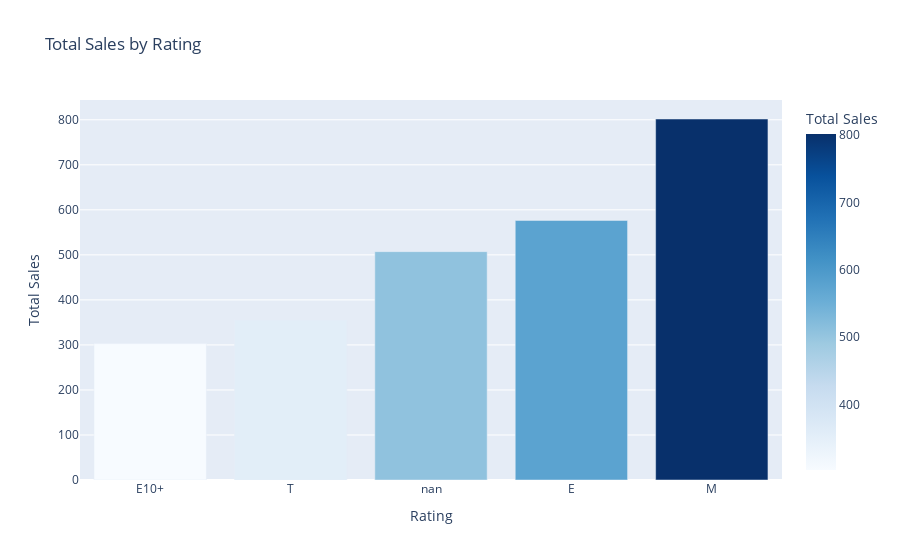

Notebook cell for this chart:
### Markdown cell above
### Overall Action games are purchased the most.  Followed by Shooter.  Sports and Role-Playing are about tied for third.

### Code cell
# group total sales by ratings
df_rating = df.groupby('rating')['total_sales'].sum().reset_index()
df_rating = df_rating.sort_values(by='total_sales', ascending=True)
# filter for total sales greater than 100
df_rating = df_rating[df_rating['total_sales'] > 150]
# create a bar chart
fig4 = px.bar(df_rating, x='rating', y='total_sales', title='Total Sales by Rating', labels={'rating': 'Rating', 'total_sales': 'Total Sales'}, color='total_sales', color_continuous_scale='blues')

fig4.show()

### Figure 1 — Plotly figure (JSON) as saved in the notebook; plotly's stock layout.template omitted (floating-point values rounded to 4 significant figures)
{"data": [{"alignmentgroup": "True", "hovertemplate": "Rating=%{x}<br>Total Sales=%{marker.color}<extra></extra>", "legendgroup": "", "marker": {"color": [303.0, 354.7, 507.2, 576.4, 801.7], "coloraxis": "coloraxis", "pattern": {"shape": ""}}, "name": "", "offsetgroup": "", "orientation": "v", "showlegend": false, "textposition": "auto", "type": "bar", "x": ["E10+", "T", "nan", "E", "M"], "xaxis": "x", "y": [303.0, 354.7, 507.2, 576.4, 801.7], "yaxis": "y"}], "layout": {"autosize": true, "barmode": "relative", "coloraxis": {"colorbar": {"title": {"text": "Total Sales"}}, "colorscale": [[0, "rgb(247,251,255)"], [0.125, "rgb(222,235,247)"], [0.25, "rgb(198,219,239)"], [0.375, "rgb(158,202,225)"], [0.5, "rgb(107,174,214)"], [0.625, "rgb(66,146,198)"], [0.75, "rgb(33,113,181)"], [0.875, "rgb(8,81,156)"], [1, "rgb(8,48,107)"]]}, "legend": {"tracegroupgap": 0}, "title": {"text": "Total Sales by Rating"}, "xaxis": {"anchor": "y", "autorange": true, "domain": [0, 1], "range": [-0.5, 4.5], "title": {"text": "Rating"}, "type": "category"}, "yaxis": {"anchor": "x", "autorange": true, "domain": [0, 1], "range": [0, 843.9], "title": {"text": "Total Sales"}, "type": "linear"}}}
